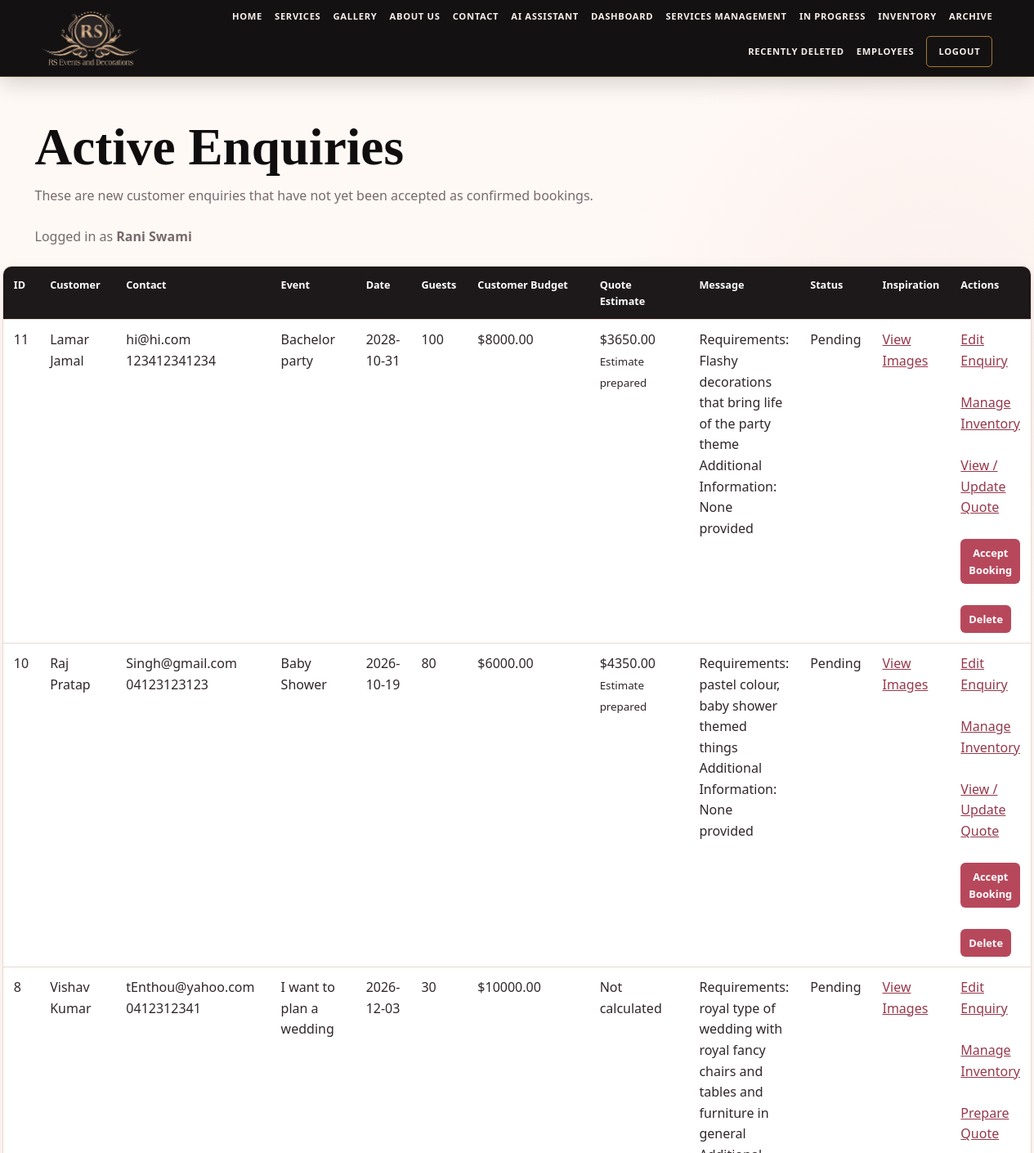
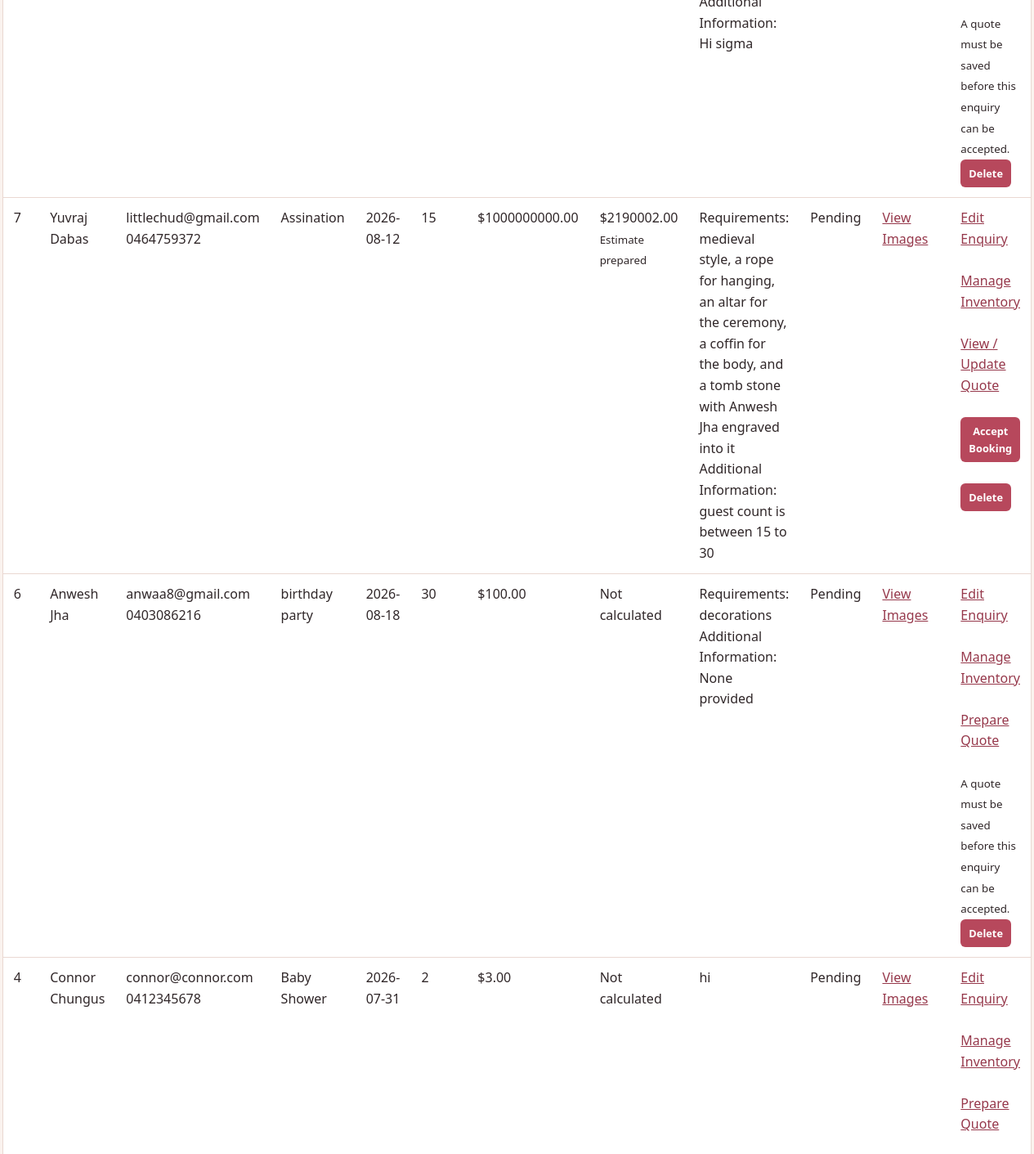
Page /dashboard (signed in, upper part) on the earlier database version (2 pictures, top to bottom).
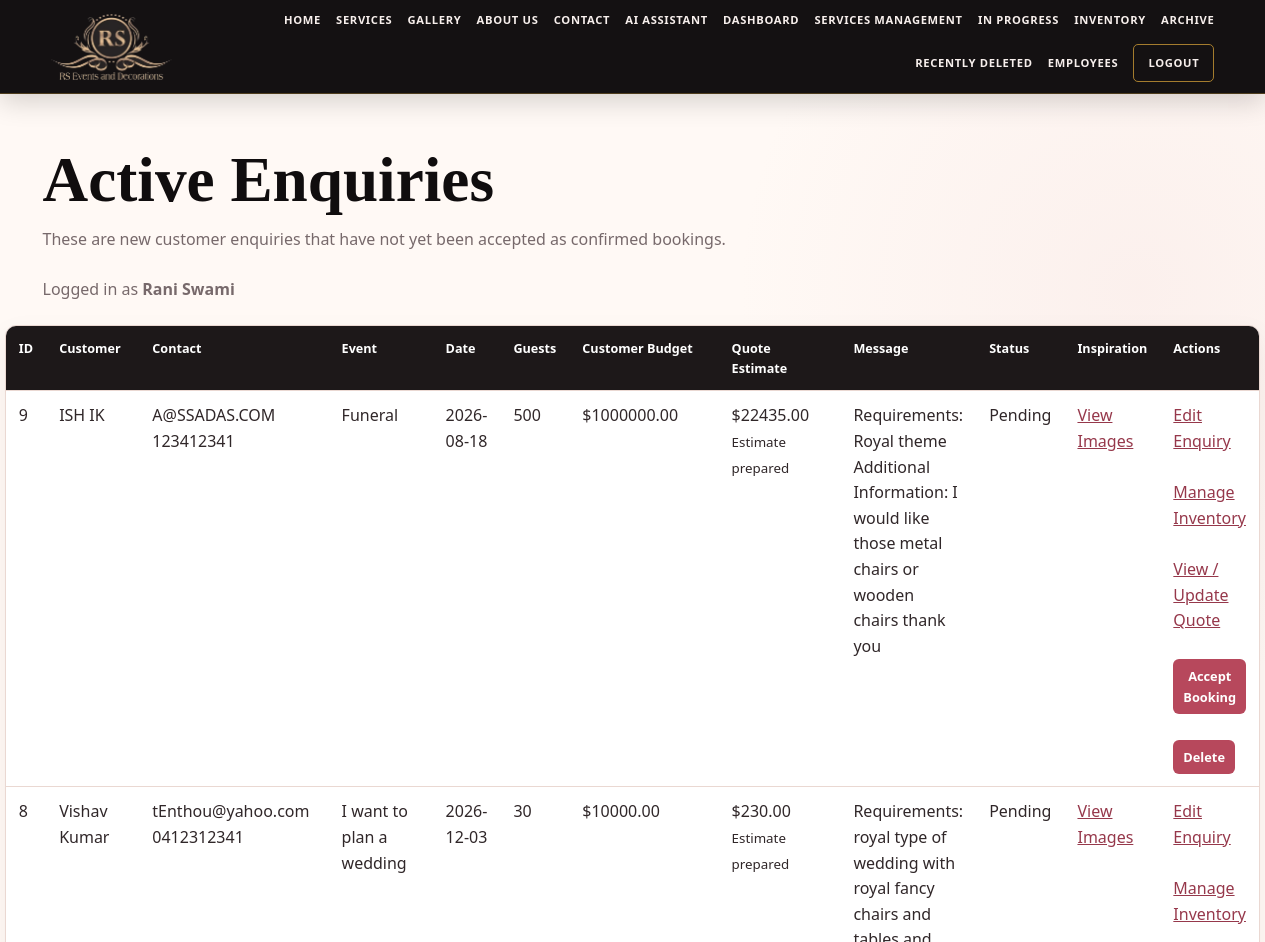
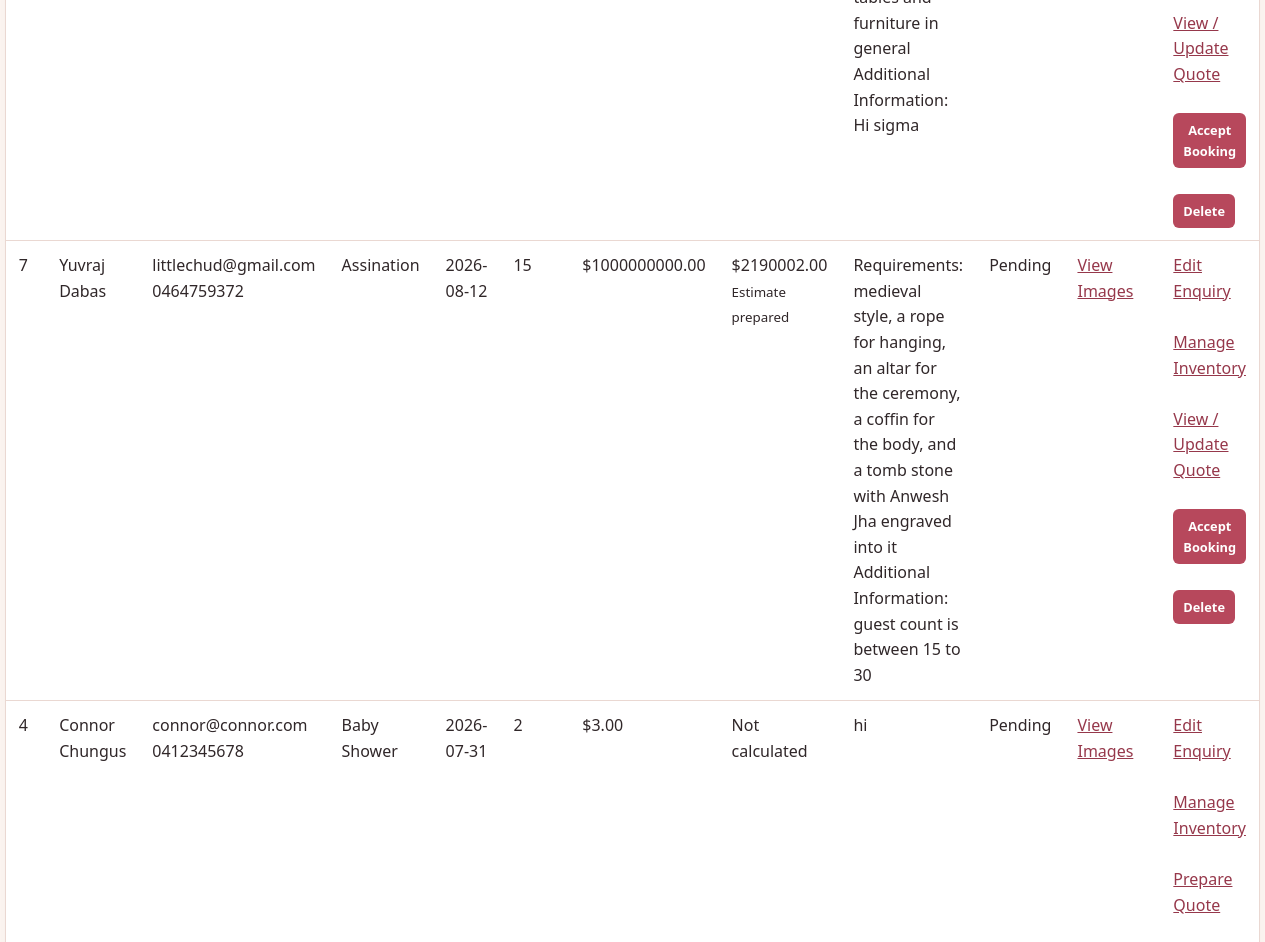
Same page on the later database version (2 pictures, top to bottom).
### tables this page shows
CREATE TABLE Quotes (
    QuoteID INTEGER PRIMARY KEY AUTOINCREMENT,
    EnquiryID INTEGER NOT NULL UNIQUE,
    InventorySubtotal REAL NOT NULL DEFAULT 0,
    SetupCost REAL NOT NULL DEFAULT 0,
    DeliveryCost REAL NOT NULL DEFAULT 0,
    LabourCost REAL NOT NULL DEFAULT 0,
    OtherCost REAL NOT NULL DEFAULT 0,
    OtherDescription TEXT,
    EstimatedTotal REAL NOT NULL DEFAULT 0,
    QuoteStatus TEXT NOT NULL DEFAULT 'Estimate',
    CreatedAt TEXT DEFAULT CURRENT_TIMESTAMP,
    UpdatedAt TEXT,
    FOREIGN KEY (EnquiryID) REFERENCES Enquiries(EnquiryID) ON DELETE CASCADE
);

CREATE TABLE Enquiries (

    EnquiryID INTEGER PRIMARY KEY AUTOINCREMENT,

    CustomerID INTEGER NOT NULL,

    EventType TEXT NOT NULL,

    EventDate TEXT NOT NULL,

    GuestCount INTEGER,

    Budget REAL,

    Message TEXT,

    Status TEXT DEFAULT 'Pending',

    DateSubmitted TEXT, CreatedAt TEXT, UpdatedAt TEXT, DeletedAt TEXT, ReferenceCode TEXT, EventLocation TEXT, Requirements TEXT, AdditionalInformation TEXT,

    FOREIGN KEY (CustomerID) REFERENCES Customers(CustomerID)

);

CREATE TABLE Customers (

            CustomerID INTEGER PRIMARY KEY AUTOINCREMENT,

            FirstName TEXT NOT NULL,

            LastName TEXT NOT NULL,

            Email TEXT NOT NULL,

            Phone TEXT

        );

### app.py (the view)
@app.route("/dashboard")
@login_required
def dashboard():
    connection = get_connection()
    cursor = connection.cursor()
    cursor.execute("""
        SELECT
            Enquiries.*,
            Customers.FirstName,
            Customers.LastName,
            Customers.Email,
            Customers.Phone,
            Quotes.EstimatedTotal,
            Quotes.QuoteStatus
        FROM Enquiries
        INNER JOIN Customers
            ON Enquiries.CustomerID =
               Customers.CustomerID
        LEFT JOIN Quotes
            ON Enquiries.EnquiryID = Quotes.EnquiryID
        WHERE Enquiries.Status = 'Pending'
        ORDER BY Enquiries.EnquiryID DESC
    """)
    enquiries = cursor.fetchall()
    connection.close()
    return render_template(
        "dashboard.html",
        enquiries=enquiries,
        username=session.get("username"),
        role=session.get("role")
    )

### app.py (called while the page is built)
def login_required(route_function):
    @wraps(route_function)
    def protected_route(*args, **kwargs):
        if session.get("logged_in") is not True:
            return redirect(url_for("login"))
        return route_function(*args, **kwargs)
    return protected_route

### database.py (called while the page is built)
def get_connection():
    connection = sqlite3.connect(DATABASE)
    connection.row_factory = sqlite3.Row
    connection.execute(
        "PRAGMA foreign_keys = ON"
    )
    return connection

### templates/dashboard.html (shortened to what the changed rows need)
{% extends "base.html" %}
{% block content %}
<h1>Active Enquiries</h1>
{% if enquiries %}
<table>
    <thead>
        <tr>
            <th>ID</th>
            <th>Customer</th>
            <th>Contact</th>
            <th>Event</th>
            <th>Date</th>
            <th>Guests</th>
            <th>Customer Budget</th>
            <th>Quote Estimate</th>
            <th>Message</th>
            <th>Status</th>
            <th>Inspiration</th>
            {% if role == "admin" %}
                <th>Actions</th>
            {% endif %}
        </tr>
    </thead>
    <tbody>
        {% for enquiry in enquiries %}
        <tr>
            <td>
                {{ enquiry["EnquiryID"] }}
            </td>
            <td>
                {{ enquiry["FirstName"] }}
                {{ enquiry["LastName"] }}
            </td>
            <td>
                {{ enquiry["Email"] }}
                <br>
                {{ enquiry["Phone"] }}
            </td>
            <td>
                {{ enquiry["EventType"] }}
            </td>
            <td>
                {{ enquiry["EventDate"] }}
            </td>
            <td>
                {{ enquiry["GuestCount"] }}
            </td>
            <td>
                {% if enquiry["Budget"] is not none %}
                    ${{ "%.2f"|format(enquiry["Budget"]) }}
                {% else %}
                    Not provided
                {% endif %}
            </td>
            <td>
                {% if enquiry["EstimatedTotal"] is not none %}
                    ${{ "%.2f"|format(enquiry["EstimatedTotal"]) }}
                    <br>
                    <small>Estimate prepared</small>
                {% else %}
                    Not calculated
                {% endif %}
            </td>
            <td>
                {{ enquiry["Message"] }}
            </td>
            <td>
                {{ enquiry["Status"] }}
            </td>
            <td>
                <a href="{{ url_for(
                    'enquiry_inspiration',
                    enquiry_id=enquiry['EnquiryID']
                ) }}">
                    View Images
                </a>
            </td>
            {% if role == "admin" %}
            <td>
                <a href="{{ url_for(
                    'edit_enquiry',
                    enquiry_id=enquiry['EnquiryID']
                ) }}">
                    Edit Enquiry
                </a>
                <br><br>
                <a href="{{ url_for(
                    'allocate_enquiry_inventory',
                    enquiry_id=enquiry['EnquiryID']
                ) }}">
                    Manage Inventory
                </a>
                <br><br>
                {% if enquiry["EstimatedTotal"] is none %}
                    <a href="{{ url_for(
                        'enquiry_quote',
                        enquiry_id=enquiry['EnquiryID']
                    ) }}">
                        Prepare Quote
                    </a>
                    <br><br>
                    <small>
                        A quote must be saved before this enquiry can be accepted.
                    </small>
                {% else %}
                    <a href="{{ url_for(
                        'enquiry_quote',
                        enquiry_id=enquiry['EnquiryID']
                    ) }}">
                        View / Update Quote
                    </a>
                    <br><br>
                    <form
                        method="POST"
                        action="{{ url_for(
                            'accept_booking',
                            enquiry_id=enquiry['EnquiryID']
                        ) }}"
                        onsubmit="return confirm(
                            'Accept this enquiry as a confirmed booking and move it to In Progress?'
                        );"
                    >
                        <button type="submit">
                            Accept Booking
                        </button>
                    </form>
                {% endif %}
                <br>
                <form
                    method="POST"
                    action="{{ url_for(
                        'delete_enquiry',
                        enquiry_id=enquiry['EnquiryID']
                    ) }}"
                    onsubmit="return confirm(
                        'Move this enquiry to Recently Deleted?'
                    );"
                >
                    <button type="submit">
                        Delete
                    </button>
                </form>
            </td>
            {% endif %}
        </tr>
        {% endfor %}
    </tbody>
</table>
{% else %}
<p>
    There are currently no new enquiries.
</p>
{% endif %}
{% endblock %}

Differences in the rows shown:
no longer on this page (row edited): Quotes: EnquiryID "11", FirstName "Lamar", LastName "Jamal", Email "hi@hi.com", Phone "123412341234", EventType "Bachelor party", EventDate "2028-10-31", GuestCount "100", EstimatedTotal "3650.00", Message "Requirements: Flashy decorations that bring life of the party theme Additional Information: None provided", Status "Pending"
no longer on this page (row edited): Enquiries: Budget "8000.00"
no longer on this page (row edited): Quotes: EnquiryID "10", FirstName "Raj", LastName "Pratap", Email "Singh@gmail.com", Phone "04123123123", EventType "Baby Shower", EventDate "2026-10-19", GuestCount "80", EstimatedTotal "4350.00", Message "Requirements: pastel colour, baby shower themed things Additional Information: None provided", Status "Pending"
no longer on this page (row edited): Enquiries: Budget "6000.00"
no longer on one of the page's lists (row unchanged): Enquiries: EnquiryID "8", FirstName "Vishav", LastName "Kumar", Email "tEnthou@yahoo.com", Phone "0412312341", EventType "I want to plan a wedding", EventDate "2026-12-03", GuestCount "30", Budget "10000.00", Message "Requirements: royal type of wedding with royal fancy chairs and tables and furniture in general Additional Information: Hi sigma", Status "Pending"
no longer on this page (row edited): Enquiries: EnquiryID "6", FirstName "Anwesh", LastName "Jha", Email "anwaa8@gmail.com", Phone "0403086216", EventType "birthday party", EventDate "2026-08-18", GuestCount "30", Budget "100.00", shows "Not calculated", Message "Requirements: decorations Additional Information: None provided", Status "Pending"
now on this page (row unchanged): Quotes: EnquiryID "9", FirstName "ISH", LastName "IK", Email "A@SSADAS.COM", Phone "123412341", EventType "Funeral", EventDate "2026-08-18", GuestCount "500", EstimatedTotal "22435.00", Message "Requirements: Royal theme Additional Information: I would like those metal chairs or wooden chairs thank you", Status "Pending"
now on this page (row edited): Enquiries: Budget "1000000.00"
added Quotes: EnquiryID "8", FirstName "Vishav", LastName "Kumar", Email "tEnthou@yahoo.com", Phone "0412312341", EventType "I want to plan a wedding", EventDate "2026-12-03", GuestCount "30", {{ "%.2f"|format(enquiry["Budget"]) }} "10000.00", EstimatedTotal "230.00", Message "Requirements: royal type of wedding with royal fancy chairs and tables and furniture in general Additional Information: Hi sigma", Status "Pending"
